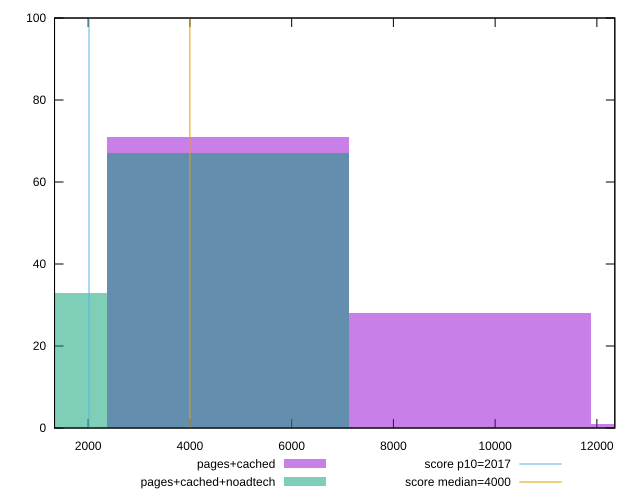

Source code (gnuplot):
reset

$pagesCached <<EOF
4754.412277913944 71
9508.824555827889 28
14263.236833741834 1
EOF

$pagesCachedNoadtech <<EOF
0 33
4754.412277913944 67
EOF

set key outside below
set boxwidth 4754.412277913944
set xrange [1338.8600000000008:12352.87199999999]
set yrange [0:100]
set trange [0:100]
set style fill transparent solid 0.5 noborder

set parametric
set terminal svg size 640, 500 enhanced background rgb 'white'
set output "report_00015_2021-02-09T16-11-33.973Z/mainthread-work-breakdown/comparison/histogram/1_vs_2.svg"

plot $pagesCached title "pages+cached" with boxes, \
     $pagesCachedNoadtech title "pages+cached+noadtech" with boxes, \
     2017,t title "score p10=2017", \
     4000,t title "score median=4000"

reset
